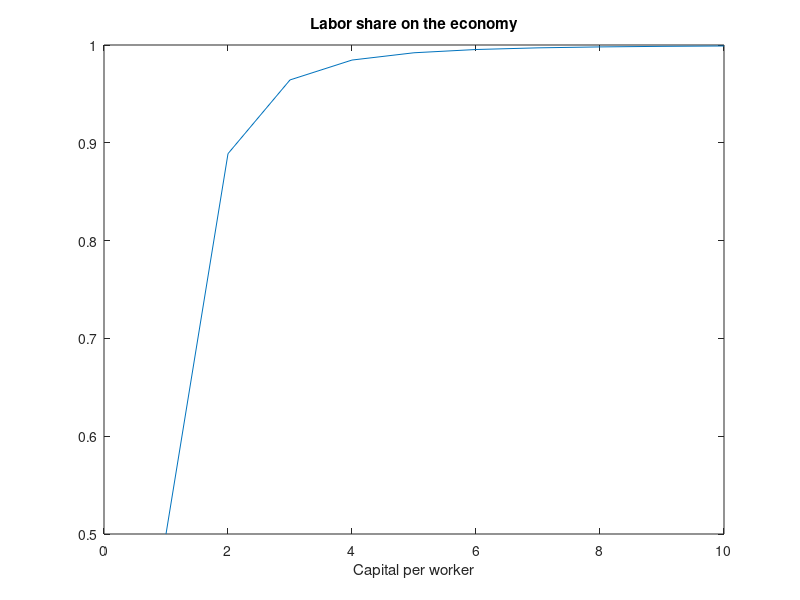

The MATLAB script that drew this image: (Note: this script raises an error after producing the figure.)
%Question 2: unknown are capital and labor and parameters are sigma and alpha
%f(k,h)=((1-alpha)*k^((sigma-1)/sigma)+alpha*h^((sigma-1)/sigma))^(sigma/sigma-1)
%Firstly, we are computing the labor share:
alpha=0.5;sigma=0.25;m=20
k=[1:10]
for i=1:10
    LS(i)=1/(((1-alpha)/alpha)*k(i)^((sigma-1)/sigma)+1)
end
plot(k,LS)
title('Labor share on the economy')
xlabel('Capital per worker')

%Steps to create Chebyshev regression algorithm
alpha=0.5;sigma=0.25;m=20 
%STEP 1: we create the Chebyshev nodes;
for k=1:20
zk(k,1)=cos((2*k-1)/(2*m)*pi);
end
%STEP 2: we adjust the nodes to the interval [a,b]=[0,10] for both
%variables
a=0;b=10;int=[a,b];
xk=(zk+1)*((int(2)-int(1))/2)+a;
%Given that both variables are defined in the same interval, we just plug
%in the adjusted nodes in the formula as follows: k = h = xk.
%STEP 3: we evaluate the CES function in the adjusted nodes:
wk=((1-alpha)*xk.^((sigma-1)/sigma)+alpha*xk.^((sigma-1)/sigma)).^(sigma/(sigma-1));
ces_eval_zk=((1-alpha)*xk.^((sigma-1)/sigma)+alpha*xk.^((sigma-1)/sigma)).^(sigma/(sigma-1));
%STEP 4: we compute the coefficient associated with Chebyshev basis. For
%this step, we have created two functions to get the basis for the
%Chebyshev polynomial and using this we have created this polynomial with
%two variables x and y. The order of the polynomial is given by n:
%Example with a polynomial of degree 11:
n=11;space_x=[0:10];space_y=[0:10]
basis_11_x=chebyshev_basis_x(n,space_x);
basis_11_y=chebyshev_basis_y(n,space_y);
basis_11new=flip(basis_11_y)
for i=1:size(basis_11_y,2)
    final_vector(i)=basis_11new(1,i)*basis_11_x(1,i)
end
syms x y 
final=zeros(size(zk,1),n)
for j=1:n
for i=1:size(zk,1)
final1(i)=subs(final_vector(1,j),[x,y],[zk(i),zk(i)])
final(i,j)=final1(i)
end
end
%We compute the Chebyshev coefficients by using OLS:
thetas=(final'*final)\(final'*wk)

%STEP 5: we approximate the CES function
for i=1:n
approx(i)=thetas(i)*subs(final_vector(1,j),[x,y],[(2*(x-a)/(b-a))-1,(2*(y-a)/(b-a))-1])
end
cheb_approx_11=sum(approx)

approx_final=zeros(n,1)
h=linspace(0,10,n);k=linspace(0,10,n);
for j=1:n
approx_final_11(j,1)=double(subs(cheb_approx_11,[x,y],[h(j),k(j)]))
end
for i=1:n
ces_eval_11(i)=((1-alpha)*k(i).^((sigma-1)/sigma)+alpha*h(i).^((sigma-1)/sigma)).^(sigma/(sigma-1));
end
e_11=abs(ces_eval_11'-approx_final_11)
figure(1)
plot(k,approx_final_11)
hold on
plot(k,ces_eval_11)
title('Chebyshev polynomial approximation of order 11')
legend('Approximation','Original function')
figure(2)
plot(k,e_11)
title('Error for Chebyshev polynomial order 11')
ylabel('Error')

%Example with a polynomial of order 15:
n=15;space_x=[0:10];space_y=[0:10]
basis_15_x=chebyshev_basis_x(n,space_x);
basis_15_y=chebyshev_basis_y(n,space_y);
basis_15new=flip(basis_15_y)
for i=1:size(basis_15_y,2)
    final_vector(i)=basis_15new(1,i)*basis_15_x(1,i)
end

syms x y 
final=zeros(size(zk,1),n)
for j=1:n
for i=1:size(zk,1)
final1(i)=subs(final_vector(1,j),[x,y],[zk(i),zk(i)])
final(i,j)=final1(i)
end
end
thetas=(final'*final)\(final'*wk)

for i=1:n
approx(i)=thetas(i)*subs(final_vector(1,j),[x,y],[(2*(x-a)/(b-a))-1,(2*(y-a)/(b-a))-1])
end
cheb_approx_15=sum(approx)
approx_final_15=zeros(n,1)
h=linspace(0,10,n);k=linspace(0,10,n);
for j=1:n
approx_final_15(j,1)=double(subs(cheb_approx_15,[x,y],[h(j),k(j)]))
end
for i=1:n
ces_eval_15(i)=((1-alpha)*k(i).^((sigma-1)/sigma)+alpha*h(i).^((sigma-1)/sigma)).^(sigma/(sigma-1));
end
e_15=abs(ces_eval_15'-approx_final_15);
figure(1)
plot(k,approx_final_15)
hold on
plot(k,ces_eval_15)
title('Chebyshev polynomial approximation of order 15')
legend('Approximation','Original function')
figure(2)
plot(k,e_15)
title('Error for Chebyshev polynomial order 15')
ylabel('Error')

%Example with a polynomial of order 3:
n=3;space_x=[0:10];space_y=[0:10]
basis_3_x=chebyshev_basis_x(n,space_x);
basis_3_y=chebyshev_basis_y(n,space_y);
basis_3new=flip(basis_3_y)
for i=1:size(basis_3_y,2)
    final_vector(i)=basis_3new(1,i)*basis_3_x(1,i)
end

syms x y 
final=zeros(size(zk,1),n)
for j=1:n
for i=1:size(zk,1)
final1(i)=subs(final_vector(1,j),[x,y],[zk(i),zk(i)])
final(i,j)=final1(i)
end
end
thetas=(final'*final)\(final'*wk)

for i=1:n
approx(i)=thetas(i)*subs(final_vector(1,j),[x,y],[(2*(x-a)/(b-a))-1,(2*(y-a)/(b-a))-1])
end
cheb_approx_3=sum(approx)
approx_final_3=zeros(n,1)
h=linspace(0,10,n);k=linspace(0,10,n);
for j=1:n
approx_final_3(j,1)=double(subs(cheb_approx_3,[x,y],[h(j),k(j)]))
end
for i=1:n
ces_eval_3(i)=((1-alpha)*k(i).^((sigma-1)/sigma)+alpha*h(i).^((sigma-1)/sigma)).^(sigma/(sigma-1));
end
e_3=abs(ces_eval_3'-approx_final_3);
figure(1)
plot(k,approx_final_3)
hold on
plot(k,ces_eval_3)
title('Chebyshev polynomial approximation of order 3')
legend('Approximation','Original function')
figure(2)
plot(k,e_3)
title('Error for Chebyshev polynomial order 3')
ylabel('Error')

%%
%Isoquants plot
clear all
alpha=0.5;sigma=0.25;m=20
%Here, we are considering the maximum amount of k and h which can be used.
ces_max=((1-alpha)*10.^((sigma-1)/sigma)+alpha*10.^((sigma-1)/sigma)).^(sigma/(sigma-1));

syms k
h1=((0.5.^3)./(2-k.^3)).^(1/3)
h2=((1.^3)./(2-k.^3)).^(1/3)
h3=((2.5.^3)./(2-k.^3)).^(1/3)
h4=((5.^3)./(2-k.^3)).^(1/3)
h5=((7.5.^3)./(2-k.^3)).^(1/3)
h6=((9.^3)./(2-k.^3)).^(1/3)
h7=((9.5.^3)./(2-k.^3)).^(1/3)
k1=[1:10];
h_eval1=zeros(1,10)
for i=1:10
h_eval1(i)=subs(h1,k,k1(i))
end
h_eval2=zeros(1,10)
for i=1:10
h_eval2(i)=subs(h2,k,k1(i))
end
h_eval3=zeros(1,10)
for i=1:10
    h_eval3(i)=subs(h3,k,k1(i))
end
h_eval4=zeros(1,10)
for i=1:10
    h_eval4(i)=subs(h4,k,k1(i))
end
h_eval5=zeros(1,10)
for i=1:10
    h_eval5(i)=subs(h5,k,k1(i))
end
h_eval6=zeros(1,10)
for i=1:10
    h_eval6(i)=subs(h6,k,k1(i))
end
h_eval7=zeros(1,10)
for i=1:10
    h_eval7(i)=subs(h7,k,k1(i))
end

 plot(h_eval1,k1)
 hold on
 plot(h_eval2,k1)
 hold on
 plot(h_eval3,k1)
hold on 
 plot(h_eval4,k1)
 hold on
 plot(h_eval5,k1)
 hold on
 plot(h_eval6,k1)
hold on
plot(h_eval7,k1)
title('Isoquant graph')
legend('Isoquant percentil 5','Isoquant percentil 10','Isoquant percentil 25','Isoquant percentil 50','Isoquant percentil 75','Isoquant percentil 90','Isoquant percentil 95')

